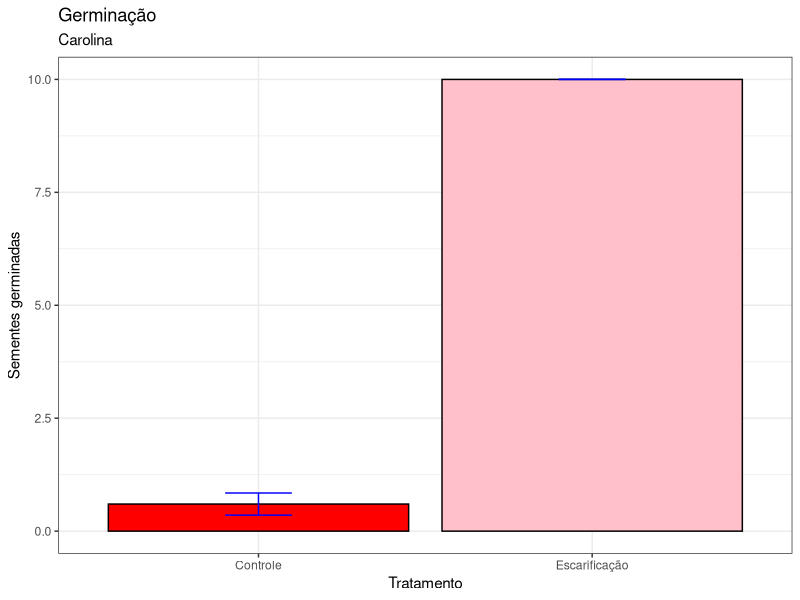
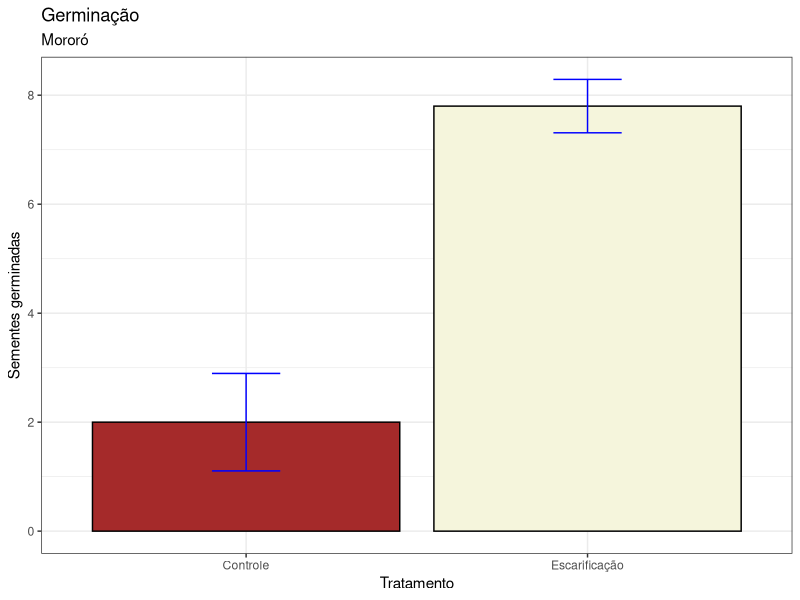

Source code (R) for these figures, in order:
#' Script para a prática de germinação
#' Ecofisiologia vegetal
#' Felipe Cordeiro, Felipe Fernandes, Ivone Nascimento, Jaderson Coriolano, Joyce Micaely, Juliana Fonseca, Letícia Gonçalves
#' Script 1
#' R 4.5.1

# Início ------------------------------------------------------------------

## Bibliotecas ####
library(ggplot2)
library(dplyr)

## Importando os dados ####
dados <- read.csv('./dados.csv', header = T, sep = ',')

### Configurando os dados ####
dados <- dados |> 
  mutate(
    Réplica = factor(Réplica),
    Semente = factor(Semente),
    Tratamento = factor(Tratamento)
  )

#### Conferindo ####
str(dados)

## Separando por semente ####
carolina <- dados |> filter(Semente == 'Carolina')
mororó <- dados |> filter(Semente == 'Mororó')

# Gráficos ----------------------------------------------------------------

gráfico <- function(objeto, cor1, cor2, semente) {
  controle <- objeto |> filter(Tratamento == 'Controle')
  escarificada <- objeto |> filter(Tratamento == 'Escarificada')
  data <- data.frame(
    tratamento = c('Controle', 'Escarificação'),
    média = c(
      mean(controle$Germinadas),
      mean(escarificada$Germinadas)
    ),
    ep = c(
      sd(controle$Germinadas) / sqrt(length(controle$Germinadas)),
      sd(escarificada$Germinadas) / sqrt(length(escarificada$Germinadas))
    )
  )
  plotar <- ggplot(data, aes(tratamento, média)) +
    geom_col(
      fill = c(cor1, cor2),
      colour = 'black'
    ) +
    geom_errorbar(
      aes(
        ymin = média - ep,
        ymax = média + ep
      ),
      width = 0.2,
      colour = 'blue'
    ) +
    labs(
      title = 'Germinação',
      subtitle = semente,
      x = 'Tratamento',
      y = 'Sementes germinadas'
    ) +
    theme_bw()
  ggsave(
    paste0('./gráficos/', semente, '.png'),
    plot = plotar,
    height = 3,
    width = 4,
    dpi = 300,
    scale = 1.25
  )
}

gráfico(carolina, 'red', 'pink', 'Carolina')
gráfico(mororó, 'brown', 'beige', 'Mororó')

# Análises ----------------------------------------------------------------

## Carolina ####
aovCarolina <- aov(Germinadas ~ Tratamento, carolina)
summary(aovCarolina)

## Mororó ####
aovMororó <- aov(Germinadas ~ Tratamento, mororó)
summary(aovMororó)
